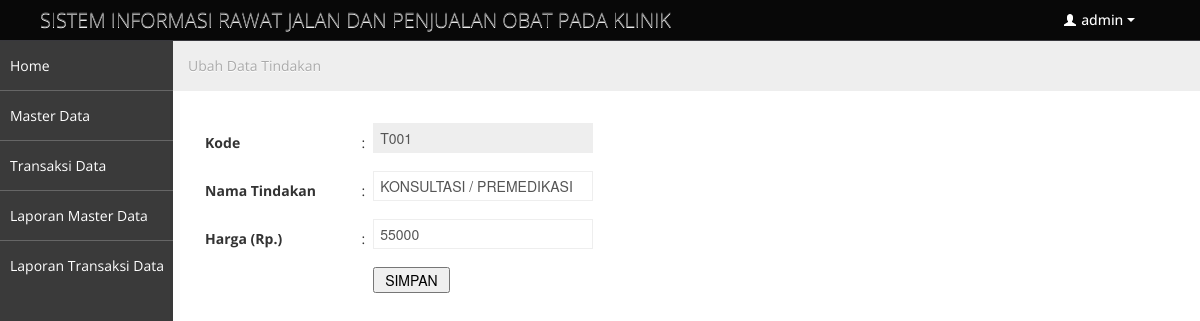
/dasboard.php?page=Tindakan-Edit&Kode=T001 (signed in), run on the app's committed database.
### tables this page shows
CREATE TABLE IF NOT EXISTS `petugas` (
  `kd_petugas` char(4) NOT NULL,
  `nm_petugas` varchar(100) NOT NULL,
  `no_telepon` varchar(20) NOT NULL,
  `username` varchar(20) NOT NULL,
  `password` varchar(200) NOT NULL,
  `level` varchar(20) NOT NULL DEFAULT 'Kasir',
  PRIMARY KEY (`kd_petugas`)
);

CREATE TABLE IF NOT EXISTS `tindakan` (
  `kd_tindakan` char(4) NOT NULL,
  `nm_tindakan` varchar(100) NOT NULL,
  `harga` int(10) NOT NULL,
  PRIMARY KEY (`kd_tindakan`)
);

### tindakan_edit.php (the view, shortened to what this page needs)
<th colspan="3"><ul class="breadcrumb">
				<li>
					Ubah Data Tindakan
				</li>
			</ul></th>
			<?php
$Kode	 = isset($_GET['Kode']) ?  $_GET['Kode'] : $_POST['txtKode'];
$mySql	 = "SELECT * FROM tindakan WHERE kd_tindakan='$Kode'";
$myQry	 = mysql_query($mySql, $koneksidb)  or die ("Query ambil data salah : ".mysql_error());
$myData	 = mysql_fetch_array($myQry);
	$dataKode	= $myData['kd_tindakan'];
	$dataNama	= isset($_POST['txtNama']) ? $_POST['txtNama'] : $myData['nm_tindakan'];
	$dataHarga	= isset($_POST['txtHarga']) ? $_POST['txtHarga'] : $myData['harga'];
?>
<form action="<?php $_SERVER['PHP_SELF']; ?>" method="post" name="form1" target="_self">
  <table width="100%" class="table-list" border="0" cellpadding="4" cellspacing="1">
    <tr>
      <td width="181"><strong>Kode</strong></td>
      <td width="3">:</td>
      <td width="1019"><input type="text" name="textfield" value="<?php echo $dataKode; ?>" size="10" maxlength="10" readonly="readonly"/>
      <input name="txtKode" type="hidden" value="<?php echo $dataKode; ?>" /></td>
    </tr>
    <tr>
      <td><strong>Nama Tindakan </strong></td>
      <td>:</td>
      <td><input type="text" name="txtNama" value="<?php echo $dataNama; ?>" size="70" maxlength="100" />
      <input name="txtLama" type="hidden" value="<?php echo $myData['nm_tindakan']; ?>" /></td>
    </tr>
    <tr>
      <td><strong>Harga (Rp.) </strong></td>
      <td>:</td>
      <td><input type="text" name="txtHarga" value="<?php echo $dataHarga; ?>" size="20" maxlength="12" /></td>
    </tr>
    <tr>
      <td>&nbsp;</td>
      <td>&nbsp;</td>
      <td><input type="submit" name="btnSimpan" value=" SIMPAN "></td>
    </tr>
  </table>
</form>

### dasboard.php (shortened to what this page needs)
<?php
include_once "library/inc.connection.php";
?>
<!DOCTYPE html>
<html lang="en">
<head>
	<link id="bootstrap-style" href="css/bootstrap.min.css" rel="stylesheet">
	<link href="css/bootstrap-responsive.min.css" rel="stylesheet">
	<link id="base-style" href="css/style.css" rel="stylesheet">
	<link id="base-style-responsive" href="css/style-responsive.css" rel="stylesheet">
    <link rel="stylesheet" type="text/css" href="plugins/tigra_calendar/tcal.css" />
</head>
<body>
	<div class="navbar">
		<div class="navbar-inner">
			<div class="container-fluid">
					<a class="brand" href="index.html">SISTEM INFORMASI RAWAT JALAN DAN PENJUALAN OBAT PADA KLINIK </a>
				<div class="nav-no-collapse header-nav">
					<ul class="nav pull-right">
						<?php
$mySql = "SELECT * FROM petugas WHERE kd_petugas='".$_SESSION['SES_LOGIN']."'";
$myQry = mysql_query($mySql, $koneksidb)  or die ("Query user salah : ".mysql_error());
$myData= mysql_fetch_array($myQry);
?>
						<li class="dropdown">
							<a class="btn dropdown-toggle" data-toggle="dropdown" href="#">
								<i class="halflings-icon white user"></i> <?php echo $myData['username']; ?>
								<span class="caret"></span>
							</a>
						</li>
					</ul>
				</div>
		  </div>
		</div>
	</div>
		<div class="container-fluid-full">
		<div class="row-fluid">
			<div id="sidebar-left" class="span2">
				<div class="nav-collapse sidebar-nav">
				<?php include "menu.php"; ?></div>
			</div>
			<div id="content" class="span10">
<?php include "buka_file.php";?>
          </div>
		</div>
		</div>
</body>
</html>

### css/style.css (style rules this page uses)
body { background: #F5F5F5; color: #333; border: none; font-family: 'Open Sans', sans-serif; font-weight: 400; }
a { color: #646464; }
.navbar { margin-bottom: 0px; }
.navbar-inner { margin-bottom: 0px; min-height: 40px; padding-right: 20px; padding-left: 20px; background: #080808; filter: none; text-shadow: 1px 1px 1px #0a0c0e; border: none; color: #fff; -webkit-border-radius: 0px; -moz-border-radius: 0px; border-radius: 0px; *zoom: 1; border-bottom: 1px solid #38383D; }
.navbar-inner a { color: #7b7b7b; text-shadow: 0 -1px 1px #0b090a; }
.navbar-inner a i { margin-top: 2px; }
.header-nav { padding: 0px; color: #fff !important; background: #000 !important; }
.header-nav .nav { margin: 0px; }
.header-nav .btn { display: inline-block; padding: 21px 20px; margin-top: 0px; margin-left: 0px; font-size: 14px; line-height: 20px; text-align: center; text-shadow: none; vertical-align: middle; cursor: pointer; background: transparent; border-left: none; border-right: none; border-top: 0px; border-bottom: 0px; -webkit-border-radius: 0px; -moz-border-radius: 0px; border-radius: 0px; -webkit-box-shadow: none !important; -moz-box-shadow: none !important; box-shadow: none !important; }
.header-nav a.btn { color: #fff !important; text-shadow: none !important; padding: 10px 25px !important; }
.header-nav .btn .caret { border-top-color: #fff !important; border-bottom-color: #fff !important; }
#sidebar-left { background: #3A3A3A; }
#content { background: #ffffff; filter: none; min-height: 100%; padding: 20px 20px; position: relative; }
.breadcrumb { margin: -28px -28px 28px -28px; line-height: 34px; background: #eee; border: 0px; color: #aaa; -webkit-box-shadow: none; -moz-box-shadow: none; box-shadow: none; -webkit-border-radius: 0px; -moz-border-radius: 0px; border-radius: 0px; }
.btn { display: inline-block; padding: 6px 12px; margin-bottom: 0; font-size: 14px; font-weight: 500; line-height: 20px; text-align: center; white-space: nowrap; vertical-align: middle; cursor: pointer; border: 1px solid #a7a9aa; -webkit-border-radius: 0px !important; border-radius: 0px !important; }
.btn i { margin-top: 2px; }
.btn { color: #ffffff; background-color: #a7a9aa; border-color: #a7a9aa; background-image: none; filter: none; text-shadow: none; }

### css/style-responsive.css (style rules this page uses)
@media (min-width: 1200px) { .container-fluid-full { overflow: hidden; position: relative; height: 100%; } }
@media (min-width: 1200px) { #content { width: 85.578%; padding: 28px; margin: 0px 0px; margin-left: 14.422% !important; } }
@media (min-width: 1200px) { #sidebar-left { background: #3A3A3A; margin-left: 0px !important; position: absolute; height: 100%; } }

### css/halflings.css (style rules this page uses)
html, html .halflings { -webkit-font-smoothing: antialiased !important; }
.halflings-icon { display: inline-block; width: 14px; height: 14px; line-height: 14px; vertical-align: text-top; background-image: url(../img/glyphicons_halflings.svg); background-position: 0 0; background-repeat: no-repeat; vertical-align: top; *display: inline; *zoom: 1; *margin-right: .3em; }
.halflings-icon.white { background-image: url(../img/glyphicons_halflings-white.svg); }
.halflings-icon.user { background-position: -168px 0; }

### data on the page
petugas: username "admin"
tindakan: textfield "T001", txtNama "KONSULTASI / PREMEDIKASI", txtHarga "55000"
